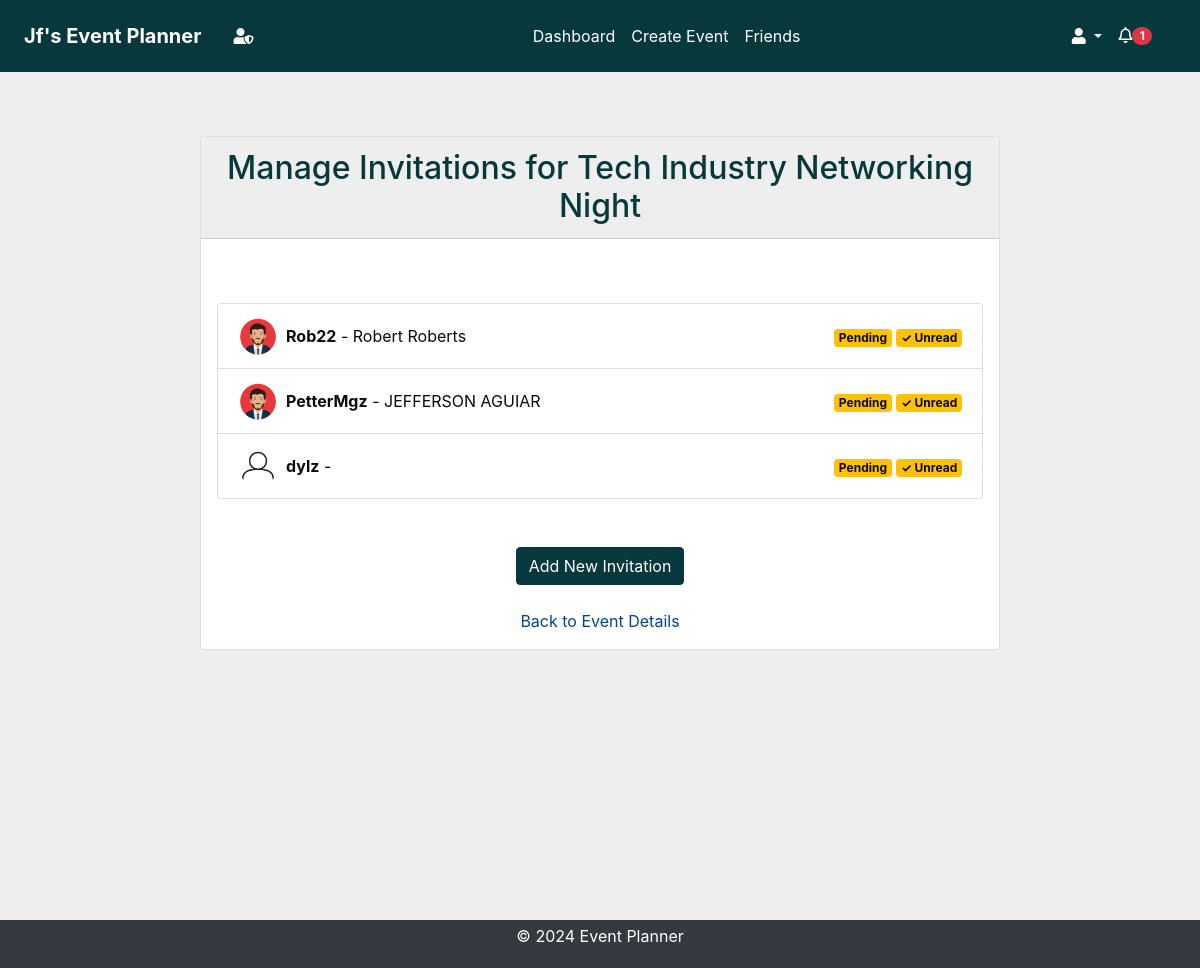
The app's page /invitations/manage/317/ (signed in) with its own data.
### events/models.py (models this page shows, shortened)
class Event(models.Model):
    STATUS_CHOICES = [
        ("Pending", "Pending"),
        ("Confirmed", "Confirmed"),
        ("Cancelled", "Cancelled"),
    ]
    title = models.CharField(max_length=100)
    description = models.TextField()
    location = models.CharField(max_length=255)
    created_by = models.ForeignKey(User, on_delete=models.CASCADE)
    proposed_date = models.DateTimeField()
    finalized_date = models.DateTimeField(null=True, blank=True)
    status = models.CharField(
        max_length=20, choices=STATUS_CHOICES, default="Pending"
    )
    created_at = models.DateTimeField(auto_now_add=True)
    updated_at = models.DateTimeField(auto_now=True)

### invitations/models.py (models this page shows, shortened)
class Invitation(models.Model):
    STATUS_CHOICES = [
        ("Pending", "Pending"),
        ("Accepted", "Accepted"),
        ("Declined", "Declined"),
    ]
    event = models.ForeignKey(
        Event, on_delete=models.CASCADE, related_name="invitations"
    )
    user = models.ForeignKey(User, on_delete=models.CASCADE)
    status = models.CharField(
        max_length=20, choices=STATUS_CHOICES, default="Pending"
    )
    suggested_date = models.DateTimeField(null=True, blank=True)
    read = models.BooleanField(default=False)
    created_at = models.DateTimeField(auto_now_add=True)
    updated_at = models.DateTimeField(auto_now=True)

### accounts/models.py (models this page shows, shortened)
class UserProfile(models.Model):
    user = models.OneToOneField(User, on_delete=models.CASCADE)
    profile_picture = models.CharField(max_length=254, default="default.png")
    created_at = models.DateTimeField(auto_now_add=True)
    updated_at = models.DateTimeField(auto_now=True)

### invitations/views.py (the view)
@login_required
def manage_invitations(request, event_id):
    event = get_object_or_404(Event, id=event_id)
    if event.created_by != request.user:
        return redirect("dashboard")
    invitations = Invitation.objects.filter(event=event).select_related("user")
    return render(
        request,
        "invitations/manage_invitations.html",
        {"event": event, "invitations": invitations},
    )

### accounts/context_processors.py (called while the page is built)
def google_api_key(request):
    return {"GOOGLE_API_KEY": os.getenv("GOOGLE_API_KEY")}

### notifications/context_processors.py (called while the page is built)
def notifications(request):
    if request.user.is_authenticated:
        all_unread_notifications = Notification.objects.filter(
            user=request.user, read=False
        ).order_by("-created_at")
        unread_count = all_unread_notifications.count()
        recent_unread_notifications = all_unread_notifications[:8]
        return {
            "recent_unread_notifications": recent_unread_notifications,
            "unread_count": unread_count,
        }
    return {}

### templates/invitations/manage_invitations.html (shortened to what this page needs)
{% extends 'base.html' %}
{% load static %}
{% block content %}
  <div class="container card mt-5" style="max-width: 800px;">
    <h2 class="text-center card-header text-dark">Manage Invitations for {{ event.title }}</h2>
    <form class="invitation-list">
      <ul class="list-group mt-5 mb-5">
        {% for invitation in invitations %}
          <li class="list-group-item d-flex justify-content-between align-items-center">
            <img src="{% static 'images/profile_pictures/' %}{{ invitation.user.userprofile.profile_picture }}" alt="{{ invitation.user.username }}'s profile picture" class="rounded-circle mr-2" style="width: 40px; height: 40px;" >
            <span style="margin-right:auto;"><strong>{{ invitation.user.username }}</strong> - {{ invitation.user.first_name }} {{ invitation.user.last_name }}</span>
            <span>
              <span class="badge bg-{{ invitation.status|lower }}">{{ invitation.status }}</span>
              {% if invitation.read %}
                <span class="badge bg-success">✓ Read</span>
              {% else %}
                <span class="badge bg-warning">✓ Unread</span>
              {% endif %}
            </span>
          </li>
        {% empty %}
          <li class="list-group-item">No invitations found.</li>
        {% endfor %}
      </ul>
      <div class="text-center mt-4">
        <a href="{% url 'create_invitation' event.id %}" class="btn btn-primary">Add New Invitation</a>
      </div>
      <div class="text-center mt-4">
        <a style="color: #00448d;" href="{% url 'event_details' event.id %}">Back to Event Details</a>
      </div>
    </form>
  </div>
{% endblock %}

### templates/base.html (shortened to what this page needs)
<!DOCTYPE html>
<html lang="en">
<head>
    {% load static %}
    <link rel="stylesheet" href="https://stackpath.bootstrapcdn.com/bootstrap/4.5.2/css/bootstrap.min.css">
    <link rel="stylesheet" href="{% static 'css/styles.css' %}">
    <link rel="stylesheet" href="https://cdnjs.cloudflare.com/ajax/libs/font-awesome/5.15.4/css/all.min.css">
    <link rel="stylesheet" href="https://cdnjs.cloudflare.com/ajax/libs/fullcalendar/3.10.2/fullcalendar.min.css">
</head>
<body class="c-app">
    <header class="c-header c-header-light c-header-fixed">
        <nav class="navbar navbar-expand-lg navbar-light">
            {% if user.is_authenticated %}
                <a class="navbar-brand" href="{% url 'dashboard' %}"><strong> {{ user.username|title }}'s Event Planner</strong></a>
            {% else %}
                <a class="navbar-brand" href="{% url 'home' %}"><h1><strong>Event Planner</strong></h1></a>
            {% endif %}
            {% if user.is_superuser %}
            <a class="nav-link" aria-label="Admin Panel"  href="{% url 'admin:index' %}"> <i class="fas fa-user-shield"></i></a>
            {% endif %}
            <div class="collapse navbar-collapse" id="navbarSupportedContent">
                {% if user.is_authenticated %}
                <ul class="navbar-nav mx-auto">
                    <li class="nav-item {% if request.resolver_match.url_name == 'dashboard' %}active{% endif %}">
                        <a class="nav-link" href="{% url 'dashboard' %}">Dashboard</a>
                    </li>
                    <li class="nav-item {% if request.resolver_match.url_name == 'create_event' %}active{% endif %}">
                        <a class="nav-link" href="{% url 'create_event' %}">Create Event</a>
                    </li>
                    <li class="nav-item {% if request.resolver_match.url_name == 'friends_page' %}active{% endif %}">
                        <a class="nav-link" href="{% url 'friends_page' %}">Friends</a>
                    </li>
                    {% endif %}
                </ul>
                {% if user.is_authenticated %}
                <ul class="navbar-nav d-flex">
                    <li class="nav-item dropdown">
                        <a class="nav-link dropdown-toggle" href="#" id="profileLink" role="button" data-toggle="dropdown" aria-haspopup="true" aria-expanded="false">
                            <i class="fas fa-user"></i>
                        </a>
                    </li>
                </ul>
                {% endif %}
            </div>
            {% if user.is_authenticated %}
                <ul class="navbar-nav ml-auto d-flex">
                    <li class="nav-item mr-3">
                        <a class="nav-link" href="#" id="notificationBell" role="button" data-toggle="dropdown" aria-haspopup="true" aria-expanded="false">
                            <i class="fas fa-bell" style="font-weight:100;"></i>
                            {% if unread_count > 0 %}
                                <span class="badge badge-pill badge-danger">{{ unread_count }}</span>
                            {% else %}
                                <span class="badge badge-pill badge-danger" style="opacity: 0;min-width:1.5rem;min-height:0.9rem">{{ unread_count }}</span>
                            {% endif %}
                        </a>
                    </li>
                </ul>
            {% endif %}
        </nav>
    </header>
    <main class="c-main">
        <div class="container-fluid">
            <div class="fade-in">
                {% block content %}{% endblock %}
            </div>
        </div>
    </main>
    <footer class="footer py-1">
        <div class="container text-center">
            <p class="text-white">&copy; 2024 Event Planner</p>
        </div>
    </footer>
</body>
</html>

### static/css/styles.css (style rules this page uses)
* { box-sizing: border-box; }
body, html { margin: 0; padding: 0; font-family: var(--font-family-sans-serif); background-color: var(--background); color: var(--text); height: 100%; }
:root { --primary: #07393c; --secondary: #2C666E; --accent: #90DDF0; --background: #F0EDEE; --text: #0A090C; --heading-bg: #eeeeee; --white: #fff; --gray: #6c757d; --gray-dark: #343a40; --success: #28a745; --info: #17a2b8; --warning: #ffc107; --danger: #dc3545; --light: #f8f9fa; --dark: #343a40; --blue: #00448d !important; --breakpoint-xs: 0; --breakpoint-sm: 576px; --breakpoint-md: 768px; --breakpoint-lg: 992px; --breakpoint-xl: 1200px; --font-family-sans-serif: -apple-system, BlinkMacSystemFont, "Segoe UI", Roboto, "Helvetica Neue", Arial, "Noto Sans", sans-serif, "Apple Color Emoji", "Segoe UI Emoji", "Segoe UI Symbol", "Noto Color Emoji"; --font-family-monospace: SFMono-Regular, Menlo, Monaco, Consolas, "Liberation Mono", "Courier New", monospace; }
.container-fluid { display: flex; flex-direction: column; min-height: 100vh; }
.btn-primary { background-color: var(--primary) !important; border-color: var(--primary) !important; }
header { background-color: var(--primary) !important; color: var(--white) !important; padding: .5rem !important; margin-bottom: 1rem !important; }
header a, header .navbar-brand, header .nav-link { color: var(--white) !important; }
.card-header { background-color: var(--heading-bg) !important; color: var(--primary) !important; }
footer { background-color: var(--dark) !important; color: var(--white) !important; padding: 1px 0px !important; padding-top: 0 !important; padding-bottom: 0 !important; margin-top: 2rem !important; text-align: center !important; margin-top: auto; }
.upcoming-events, .your-events, form { padding: 1rem; box-shadow: 0 0 10px rgba(0, 0, 0, .1); background-color: var(--white); border-radius: 5px; }
body>main>div>div>div.container { background-color: var(--white); padding: 2rem; box-shadow: 0 0 10px rgba(0, 0, 0, .5); }
.bg-maybe, .bg-pending { background-color: var(--warning) !important; }
.upcoming-events, .your-events, form { box-shadow: none; }
.card { box-shadow: 0 0 10px rgba(0, 0, 0, .1); min-height: 50%; }
.navbar-nav.mx-auto { flex: 1; justify-content: center; }
#notificationBell { margin-right: auto; display: flex; justify-content: flex-end; }
body>main>div>div>div.container { padding: 0rem; box-shadow: none; }

### records on screen
Event: title "Tech Industry Networking Night"
Invitation: user.userprofile.profile_picture (picture), user.username "Rob22", user.first_name "Robert", user.last_name "Roberts", status "Pending", read "✓ Unread"
Invitation: user.userprofile.profile_picture (picture), user.username "PetterMgz", user.first_name "JEFFERSON", user.last_name "AGUIAR", status "Pending", read "✓ Unread"
Invitation: user.userprofile.profile_picture (placeholder picture), user.username "dylz", status "Pending", read "✓ Unread"

### other values on screen
{{ user.username|title }} "Jf"
{{ unread_count }} "1"
